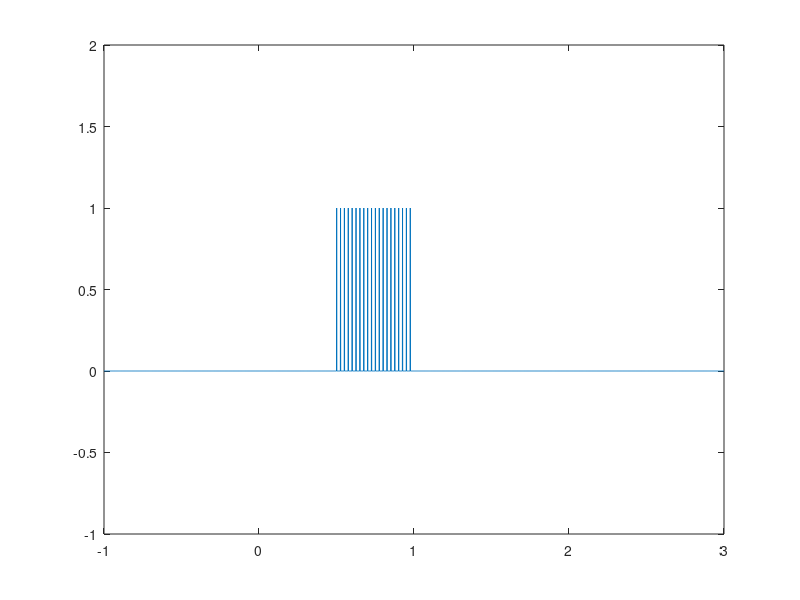
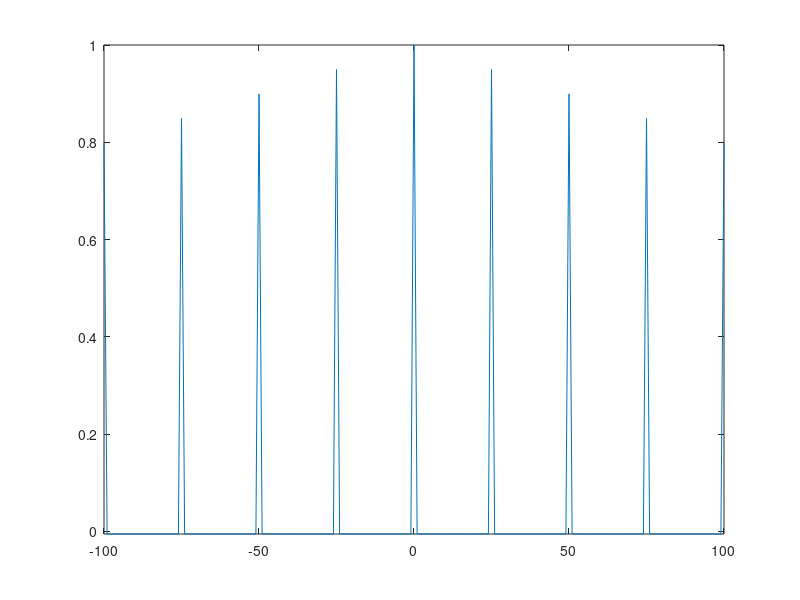
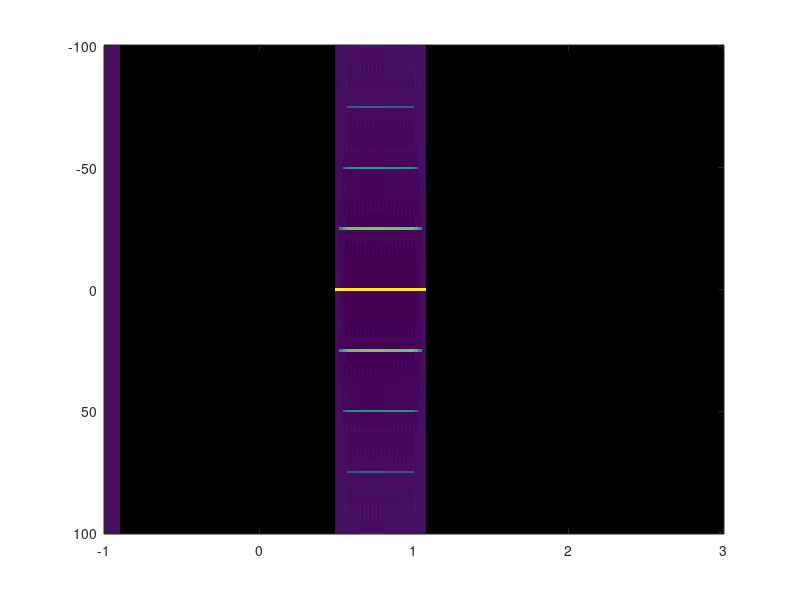

Source code (MATLAB) for these figures, in order:
%%
Fs = 1e3;
t = -1:1/Fs:3;

ix = find(t>0.5 & t<1);

[spk] = zeros(1,length( t ) );
spk(ix(1):25:ix(end)) = 1;

[xc,lag] = xcorr( spk-mean(spk) , 100, 'coeff' );

figure;
plot(t,spk);
axis tight;
ylim([-1 2]);

figure;
plot( lag,xc );
axis tight;

%%
xc = [];
ix = 1:100;
c=0;
for it = 1:length( spk )
    
    if (it>100) && (it < length( spk )-100)
        ix = it-50:it+50;
        c = c+1;
        xc(it,:) = xcorr(spk(ix)-mean(spk(ix)),'coeff');        
    end;
    
end;

figure;
imagesc(t,-100:100,xc');